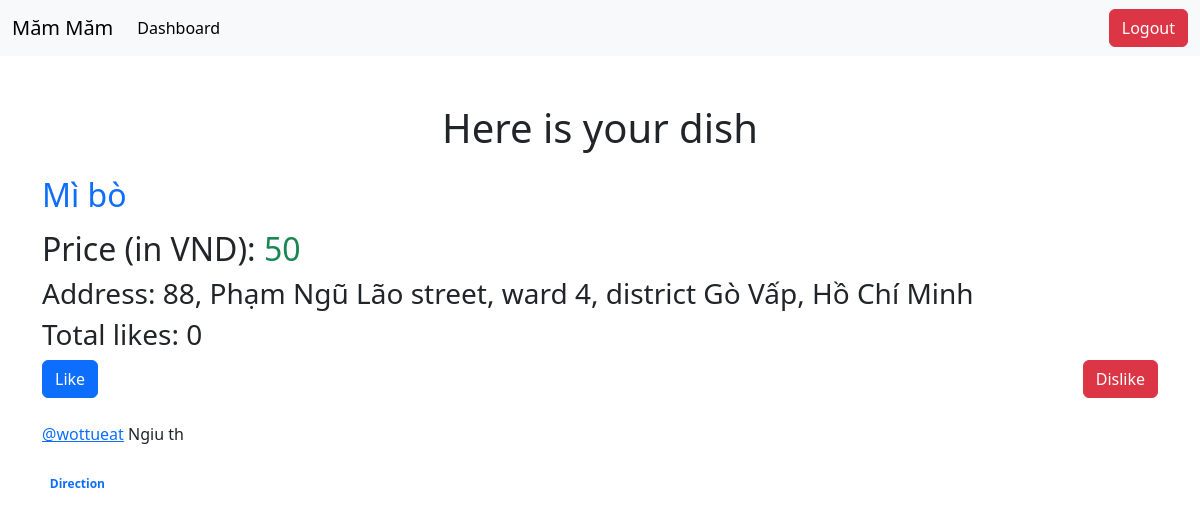
The page /dashboard/10 (signed in) on the database its author committed.
### myapp/models.py (models this page shows, shortened)
class Dish(models.Model):
    name = models.CharField(max_length=200)
    link = models.URLField(max_length=200)
    code = models.CharField(max_length=300)
    price = models.CharField(max_length=20)
    description = models.CharField(max_length=300)
    total_like = models.IntegerField(default=0)
    likers = models.ManyToManyField(User, blank=True)

class Address(models.Model):
    dish = models.ForeignKey(Dish, on_delete=models.CASCADE, related_name="address")
    number = models.CharField(max_length=20)
    street = models.CharField(max_length=50)
    district = models.CharField(max_length=20)
    ward = models.CharField(max_length=20)
    city = models.CharField(max_length=20)
    is_primary = models.BooleanField(default=True)
    class Meta:
        constraints = [
            models.UniqueConstraint(
                fields=['dish'],
                condition=Q(is_primary=True),
                name='unique_primary_per_dish'
            )
        ]

### myapp/views.py (the view)
# urls.py: path("dashboard/<int:dish_id>", detail, name="detail"),
@login_required(login_url="login")
def detail(request, dish_id):
    dish = get_object_or_404(Dish, id=dish_id)
    address = dish.address.filter(is_primary=True).first()
    msg = None
    if request.user.is_authenticated:
        if dish.likers.filter(id=request.user.id).exists():
            msg = "liked"
    if msg == None:
        if (request.GET.get('likebtn')):
            dish.total_like = F("total_like")+1
            dish.likers.add(request.user)
            dish.save()
            return HttpResponseRedirect(reverse("myapp:detail", args=(dish.id,)))
    else:
        if (request.GET.get('dislikebtn')):
            dish.total_like = F("total_like")-1
            dish.likers.remove(request.user)
            dish.save()
            return HttpResponseRedirect(reverse("myapp:detail", args=(dish.id,)))
    context = {
        "dish": dish,
        "address": address,
        "msg": msg
    }
    return render(request, "myapp/detail.html", context)

### myapp/templates/myapp/detail.html (shortened to what this page needs)
<!DOCTYPE html>
{% load static %}
<html lang="en">
<head>
    <link href="https://cdn.jsdelivr.net/npm/bootstrap@5.3.3/dist/css/bootstrap.min.css" rel="stylesheet">
</head>
<body>
    <nav class="navbar navbar-expand-lg navbar-light bg-light">
        <div class="container-fluid">
          <a class="navbar-brand" href="{% url 'myapp:dashboard' %}">Măm Măm</a>
          <div class="collapse navbar-collapse" id="navbarNav">
            <ul class="navbar-nav me-auto">
              <li class="nav-item">
                <a class="nav-link active" aria-current="page" href="{% url 'myapp:dashboard' %}">Dashboard</a>
              </li>
            </ul>
            <div class="d-flex">
              <a href="{% url 'myapp:logout' %}" class="btn btn-danger">Logout</a>
            </div>
          </div>
        </div>
      </nav>
    <div class="container mt-5">
        <h1 class="text-center mb-4">Here is your dish</h1>
        <div class="mb-3">
            <h2 class="text-primary">{{ dish.name }}</h2>
        </div>
        <div>
            <div>
                <h2>Price (in VND): <span class="text-success">{{ dish.price}}</span></h2>
                <h3>
                    Address: {{address.number}}, {{ address.street }} street, ward {{ address.ward }}, district {{ address.district }}, {{ address.city }}
                </h3>
                <h3>Total likes: {{ dish.total_like }}</h3>
            </div>
        </div>
        <div class="d-flex justify-content-between mb-4">
            <form action="#" method="get">
                <input type="submit" value="Like" name="likebtn" class="btn btn-primary">
            </form>
            <form action="#" method="get">
                <input type="submit" value="Dislike" name="dislikebtn" class="btn btn-danger">
            </form>
        </div>
        <div class="mb-4">
            {{ dish.code|safe }}
        </div>
        <span class="badge rounded-pill"><a href="{%url 'myapp:map' dish.id%}" style="text-decoration: none;">Direction</a></span>
        <br></br>
    </div>
</body>
</html>

### rows shown on the page
Dish: name "Mì bò", price "50", total_like "0", code "@wottueat Ngiu th"
Address: number "88", street "Phạm Ngũ Lão", ward "4", district "Gò Vấp", city "Hồ Chí Minh"
